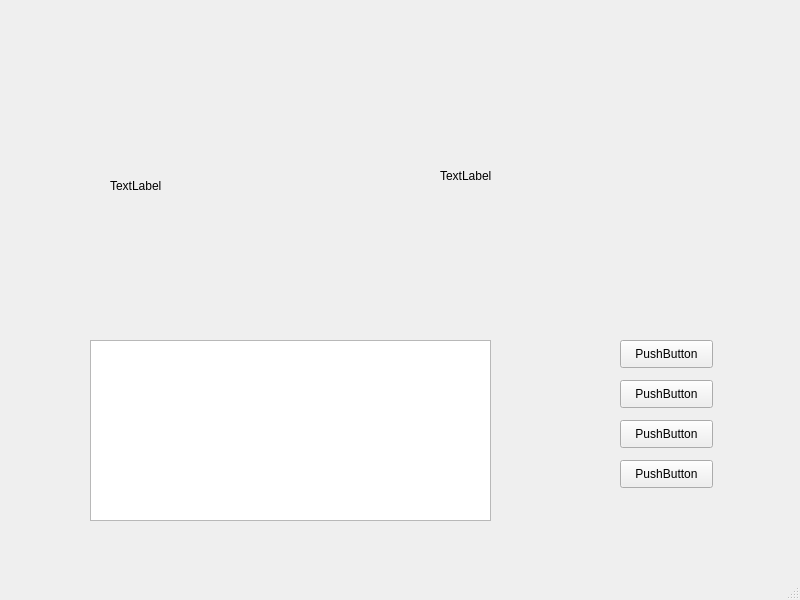
<?xml version="1.0" encoding="UTF-8"?>
<ui version="4.0">
 <class>MainWindow</class>
 <widget class="QMainWindow" name="MainWindow">
  <property name="geometry">
   <rect>
    <x>0</x>
    <y>0</y>
    <width>800</width>
    <height>600</height>
   </rect>
  </property>
  <property name="windowTitle">
   <string>MainWindow</string>
  </property>
  <widget class="QWidget" name="centralwidget">
   <widget class="QPushButton" name="pushButton">
    <property name="geometry">
     <rect>
      <x>620</x>
      <y>380</y>
      <width>93</width>
      <height>28</height>
     </rect>
    </property>
    <property name="text">
     <string>PushButton</string>
    </property>
   </widget>
   <widget class="QPushButton" name="pushButton_2">
    <property name="geometry">
     <rect>
      <x>620</x>
      <y>420</y>
      <width>93</width>
      <height>28</height>
     </rect>
    </property>
    <property name="text">
     <string>PushButton</string>
    </property>
   </widget>
   <widget class="QPushButton" name="pushButton_3">
    <property name="geometry">
     <rect>
      <x>620</x>
      <y>460</y>
      <width>93</width>
      <height>28</height>
     </rect>
    </property>
    <property name="text">
     <string>PushButton</string>
    </property>
   </widget>
   <widget class="QPushButton" name="pushButton_4">
    <property name="geometry">
     <rect>
      <x>620</x>
      <y>340</y>
      <width>93</width>
      <height>28</height>
     </rect>
    </property>
    <property name="text">
     <string>PushButton</string>
    </property>
   </widget>
   <widget class="QLabel" name="label">
    <property name="geometry">
     <rect>
      <x>110</x>
      <y>100</y>
      <width>211</width>
      <height>171</height>
     </rect>
    </property>
    <property name="text">
     <string>TextLabel</string>
    </property>
   </widget>
   <widget class="QLabel" name="label_2">
    <property name="geometry">
     <rect>
      <x>440</x>
      <y>90</y>
      <width>221</width>
      <height>171</height>
     </rect>
    </property>
    <property name="text">
     <string>TextLabel</string>
    </property>
   </widget>
   <widget class="QTextBrowser" name="textBrowser">
    <property name="geometry">
     <rect>
      <x>90</x>
      <y>340</y>
      <width>401</width>
      <height>181</height>
     </rect>
    </property>
   </widget>
  </widget>
  <widget class="QMenuBar" name="menubar">
   <property name="geometry">
    <rect>
     <x>0</x>
     <y>0</y>
     <width>800</width>
     <height>26</height>
    </rect>
   </property>
  </widget>
  <widget class="QStatusBar" name="statusbar"/>
 </widget>
 <resources/>
 <connections/>
</ui>
